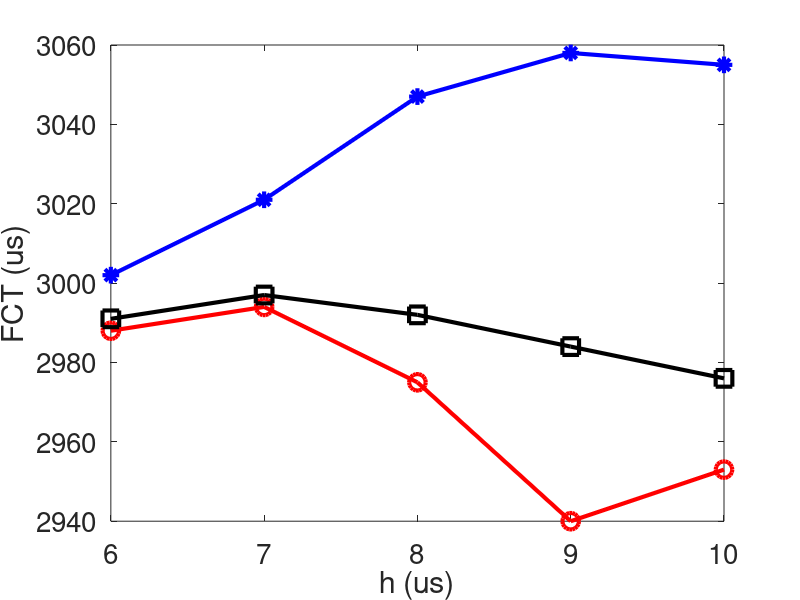

MATLAB code for this plot: (Note: this script raises an error after producing the figure.)
clear
clc

x=[
6,
7,
8,
9,
10
];

p_5=[
2988
2994
2975
2940
2953
];

p_10=[
2991
2997
2992
2984
2976
];

p_15=[
3002
3021
3047
3058
3055
];

figure(1);
width=900;
height=480;
left=100;
bottem=0;

plot(x, p_5,'-ro','LineWidth',3,...
    'MarkerSize',12);
hold on;
plot(x, p_10,'-ks','LineWidth',3,...
    'MarkerSize',12);
hold on;
plot(x, p_15,'-b*','LineWidth',3,...
    'MarkerSize',12);
hold on;


xlabel('h (us)','FontSize', 20)
ylabel('FCT (us)','FontSize', 20);
set(gca, 'FontSize', 20); % set font size of tick labels
h=legend('Pmax=5%','Pmax=10%','Pmax=15%',20,'Location', 'SouthWest');
set(h,'FontSize',20,'LineWidth',1,'Box','off');
axis([6,10,2500,3200]);
grid on;
hold off;